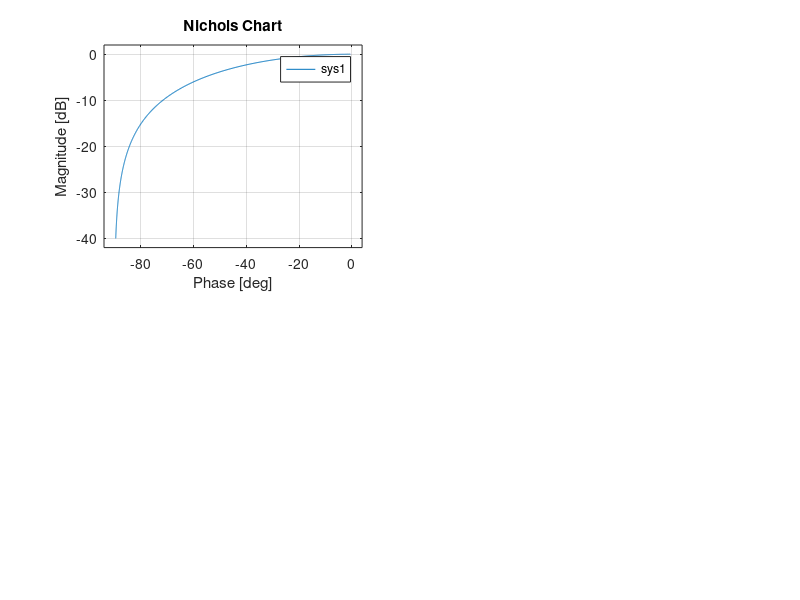

Write MATLAB code to recreate this figure. (Note: this script raises an error after producing the figure.)
% Programm freq_2.m in dem die Frequenzfunktionen mit eigenen
% Darstellungen angewandt werden

clear
% ------- LTI-Systeme
sys1 = tf(1,[1,1]);
sys2 = tf([0.1,1],[1,0.5,1]);
sys3 = tf(1,[1,0.2,1]);
sys4 = zpk([],[-1,-0.5+j*0.2,-0.5-j*0.2],1);
              
              
% ------- Darstellung der Nichols-Diagramme              
figure(1);      clf;
subplot(221), nichols(sys1);
ngrid
subplot(222), nichols(sys2);
ngrid
subplot(223), nichols(sys3);
ngrid
subplot(224), nichols(sys4);
ngrid

% ------- Bestimmung der Amplituden- und Ohasenreserve
figure(2);      clf;
margin(sys1);
figure(3);      clf;
margin(sys2);
figure(4);      clf;
margin(sys3);
figure(5);      clf;
margin(sys4);
